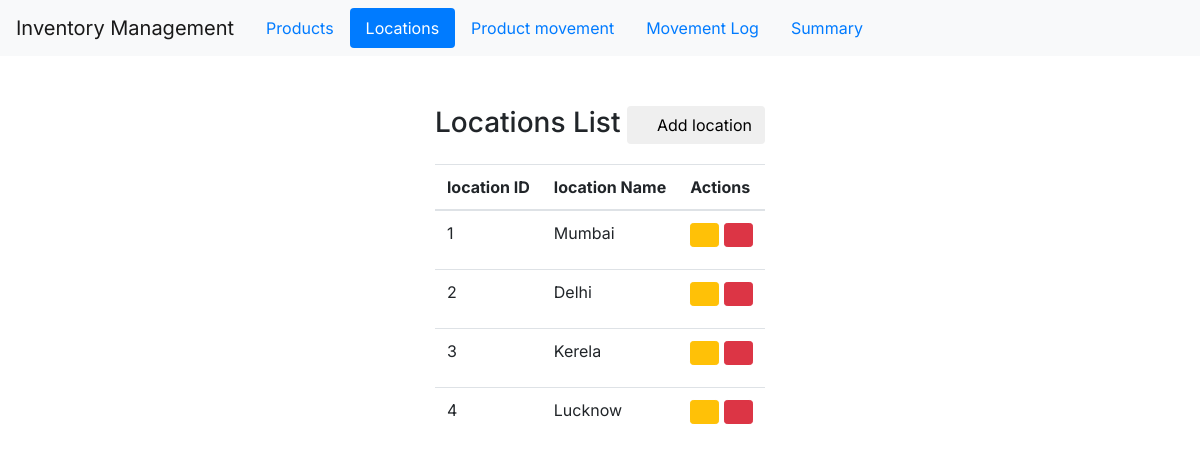
/locations, run on the app's committed database.
### inventory_app/models.py (models this page shows)
class location(db.Model):
    location_id = db.Column(db.Integer, primary_key = True)
    location_name = db.Column(db.String(20),unique = True, nullable = False)

### inventory_app/routes.py (the view)
@app.route('/locations')
def locations_page():
   locations = location.query.all()
   return render_template('locations.html',locations=locations)

### inventory_app/templates/locations.html (shortened to what this page needs)
{% extends "nav_bar.html" %}
{% block content %}
    <div class="container">
        <div>
            <h3 style="display: inline-block;margin:0;">Locations List</h3>
            <button type="button" class="btn btn-add" data-toggle="modal" data-target="#addlocationModal">
            <span class="btn-icon-add"><i class="icofont icofont-plus"></i></span> Add location</button>
        </div>
        <br>
            <table class="table table-hover">
                <thead>
                    <th>location ID</th>
                    <th>location Name</th>
                    <th>Actions</th>
                </thead>
                <tbody>
                    {% for location in locations %}
                        <tr>
                            <td >{{location.location_id}}</td>
                            <td >{{location.location_name}}</td>
                            <td>
                                <div>
                                    <a href="/location/delete?location_id={{location.location_id}}" data-method="delete" class="btn btn-sm btn-danger" style="margin-left: 5px;"><i class="icofont-trash"></i></a>
                                    <button type="button" name="edit_location" class="btn btn-sm btn-warning" data-toggle="modal" data-target="#editlocationModal" location_id="{{ location.location_id }}"><i class="icofont-edit" ></i></button>
                                </div>
                            </td>
                        </tr>
                    {% endfor %}
                </tbody>
            </table>
        </div>
{% endblock %}

### inventory_app/static/css/index.css (style rules this page uses)
body { font-family: 'Inter'; }
.btn { float: right; margin-bottom: 10px; }

### data on the page
location: location_id "1", location_name "Mumbai"
location: location_id "2", location_name "Delhi"
location: location_id "3", location_name "Kerela"
location: location_id "4", location_name "Lucknow"
